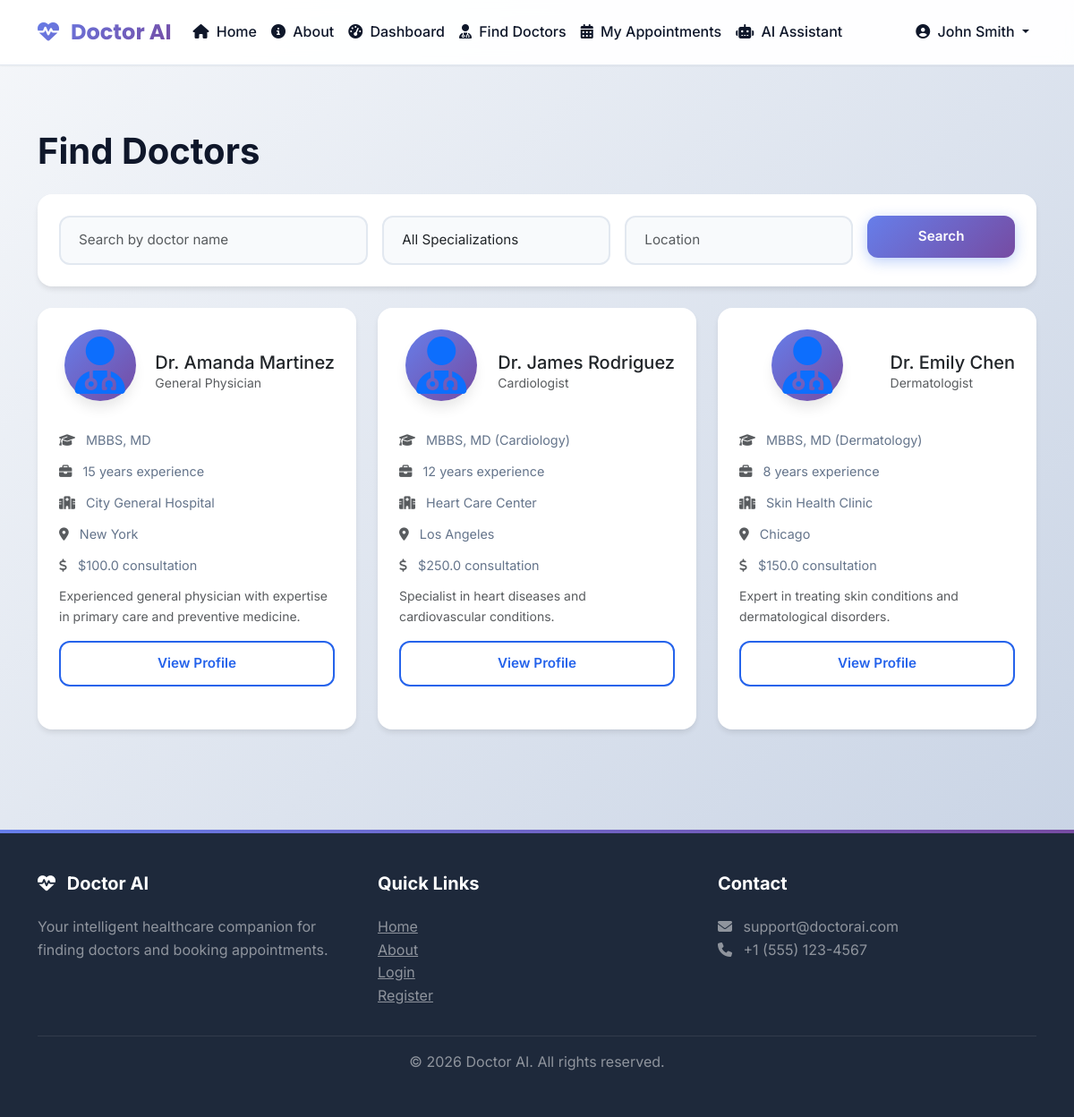
The page /patient/doctors (signed in) on the database its author committed.
### tables this page shows
CREATE TABLE doctors (
            doctor_id INTEGER PRIMARY KEY AUTOINCREMENT,
            user_id INTEGER UNIQUE NOT NULL,
            specialization TEXT NOT NULL,
            qualification TEXT,
            experience INTEGER,
            hospital TEXT,
            location TEXT,
            consultation_fee REAL,
            bio TEXT,
            is_verified BOOLEAN DEFAULT 0,
            FOREIGN KEY (user_id) REFERENCES users(user_id) ON DELETE CASCADE
        );

CREATE TABLE users (
            user_id INTEGER PRIMARY KEY AUTOINCREMENT,
            name TEXT NOT NULL,
            email TEXT UNIQUE NOT NULL,
            password_hash TEXT NOT NULL,
            role TEXT NOT NULL CHECK(role IN ('patient', 'doctor', 'admin')),
            phone TEXT,
            created_at TIMESTAMP DEFAULT CURRENT_TIMESTAMP
        );

### routes/patient.py (the view)
@bp.route('/doctors')
@login_required
def doctors():
    connection = None
    doctors_list = []
    specializations = []
    search_name = request.args.get('search', '')
    specialization = request.args.get('specialization', '')
    location = request.args.get('location', '')
    try:
        connection = get_db_connection()
        cursor = get_dict_cursor(connection)
        cursor.execute("SELECT DISTINCT specialization FROM doctors WHERE is_verified = 1")
        specializations = [row['specialization'] for row in cursor.fetchall()]
        query = """
            SELECT d.*, u.name, u.email, u.phone
            FROM doctors d
            JOIN users u ON d.user_id = u.user_id
            WHERE d.is_verified = 1
        """
        params = []
        if search_name:
            query += " AND u.name LIKE ?"
            params.append(f'%{search_name}%')
        if specialization:
            query += " AND d.specialization = ?"
            params.append(specialization)
        if location:
            query += " AND d.location LIKE ?"
            params.append(f'%{location}%')
        query += " ORDER BY d.experience DESC"
        cursor.execute(query, params)
        doctors_list = cursor.fetchall()
    except Exception as e:
        flash(f'Error loading doctors: {str(e)}', 'error')
    finally:
        if connection:
            close_db_connection(connection)
    return render_template('doctors.html',
                         doctors=doctors_list,
                         specializations=specializations,
                         search_name=search_name,
                         selected_specialization=specialization,
                         selected_location=location)

### database.py (called while the page is built, shortened)
def get_db_connection():
    try:
        if Config.DB_TYPE == 'sqlite' or not MYSQL_AVAILABLE:
            connection = sqlite3.connect(Config.DB_PATH)
            connection.row_factory = sqlite3.Row  # This makes rows behave like dictionaries
            return connection
    except Exception as e:
        print(f"Error connecting to database: {e}")
        raise Exception("Database connection failed. Please check your database configuration.")

def get_dict_cursor(connection):
    if Config.DB_TYPE == 'sqlite' or not MYSQL_AVAILABLE:
        return connection.cursor()
    else:
        return connection.cursor(dictionary=True)

def close_db_connection(connection):
    try:
        if Config.DB_TYPE == 'sqlite' or not MYSQL_AVAILABLE:
            if connection:
                connection.close()
        else:
            if connection and connection.is_connected():
                connection.close()
    except:
        pass

### routes/patient.py (called while the page is built)
def login_required(f):
    @wraps(f)
    def decorated_function(*args, **kwargs):
        if 'user_id' not in session:
            flash('Please login to access this page', 'error')
            return redirect(url_for('auth.login'))
        if session.get('role') != 'patient':
            flash('Access denied. Patient access only.', 'error')
            return redirect(url_for('auth.login'))
        return f(*args, **kwargs)
    return decorated_function

### templates/doctors.html (shortened to what this page needs)
{% extends "base.html" %}
{% block content %}
<div class="container py-5">
    <div class="row">
        <div class="col-lg-12">
            <h1 class="fw-bold mb-4">Find Doctors</h1>
            <div class="card mb-4">
                <div class="card-body">
                    <form method="GET" action="{{ url_for('patient.doctors') }}">
                        <div class="row g-3">
                            <div class="col-md-4">
                                <input type="text" class="form-control" name="search"
                                       placeholder="Search by doctor name" value="{{ search_name }}">
                            </div>
                            <div class="col-md-3">
                                <select class="form-select" name="specialization">
                                    <option value="">All Specializations</option>
                                </select>
                            </div>
                            <div class="col-md-3">
                                <input type="text" class="form-control" name="location"
                                       placeholder="Location" value="{{ selected_location }}">
                            </div>
                            <div class="col-md-2">
                                <button type="submit" class="btn btn-primary w-100">Search</button>
                            </div>
                        </div>
                    </form>
                </div>
            </div>
            {% if doctors %}
            <div class="row g-4">
                {% for doctor in doctors %}
                <div class="col-md-6 col-lg-4">
                    <div class="card h-100 doctor-card">
                        <div class="card-body">
                            <div class="d-flex align-items-center mb-3">
                                <div class="doctor-avatar">
                                    <i class="fas fa-user-md fa-2x text-primary"></i>
                                </div>
                                <div class="ms-3">
                                    <h5 class="card-title mb-0">{{ doctor.name }}</h5>
                                    <p class="text-muted small mb-0">{{ doctor.specialization }}</p>
                                </div>
                            </div>
                            <div class="doctor-details">
                                <p><i class="fas fa-graduation-cap text-muted"></i> {{ doctor.qualification }}</p>
                                <p><i class="fas fa-briefcase text-muted"></i> {{ doctor.experience }} years experience</p>
                                <p><i class="fas fa-hospital text-muted"></i> {{ doctor.hospital }}</p>
                                <p><i class="fas fa-map-marker-alt text-muted"></i> {{ doctor.location }}</p>
                                <p><i class="fas fa-dollar-sign text-muted"></i> ${{ doctor.consultation_fee }} consultation</p>
                            </div>
                            {% if doctor.bio %}
                            <p class="card-text small text-muted">{{ doctor.bio[:100] }}{% if doctor.bio|length > 100 %}...{% endif %}</p>
                            {% endif %}
                            <div class="mt-3">
                                <a href="{{ url_for('patient.doctor_profile', doctor_id=doctor.doctor_id) }}"
                                   class="btn btn-outline-primary w-100">View Profile</a>
                            </div>
                        </div>
                    </div>
                </div>
                {% endfor %}
            </div>
            {% endif %}
</div>
{% endblock %}

### templates/base.html (shortened to what this page needs)
<!DOCTYPE html>
<html lang="en">
<head>
    <link href="https://cdn.jsdelivr.net/npm/bootstrap@5.3.0/dist/css/bootstrap.min.css" rel="stylesheet">
    <link rel="stylesheet" href="https://cdnjs.cloudflare.com/ajax/libs/font-awesome/6.4.0/css/all.min.css">
    <link rel="stylesheet" href="{{ url_for('static', filename='css/style.css') }}">
</head>
<body>
    <nav class="navbar navbar-expand-lg">
        <div class="container">
            <a class="navbar-brand" href="{{ url_for('index') }}">
                <i class="fas fa-heartbeat me-2"></i> Doctor AI
            </a>
            <div class="collapse navbar-collapse" id="navbarNav">
                <ul class="navbar-nav me-auto">
                    <li class="nav-item">
                        <a class="nav-link" href="{{ url_for('index') }}">
                            <i class="fas fa-home me-1"></i> Home
                        </a>
                    </li>
                    <li class="nav-item">
                        <a class="nav-link" href="{{ url_for('about') }}">
                            <i class="fas fa-info-circle me-1"></i> About
                        </a>
                    </li>
                    {% if session.get('role') == 'patient' %}
                    <li class="nav-item">
                        <a class="nav-link" href="{{ url_for('patient.dashboard') }}">
                            <i class="fas fa-tachometer-alt me-1"></i> Dashboard
                        </a>
                    </li>
                    <li class="nav-item">
                        <a class="nav-link" href="{{ url_for('patient.doctors') }}">
                            <i class="fas fa-user-md me-1"></i> Find Doctors
                        </a>
                    </li>
                    <li class="nav-item">
                        <a class="nav-link" href="{{ url_for('patient.appointments') }}">
                            <i class="fas fa-calendar-alt me-1"></i> My Appointments
                        </a>
                    </li>
                    <li class="nav-item">
                        <a class="nav-link" href="{{ url_for('ai.assistant') }}">
                            <i class="fas fa-robot me-1"></i> AI Assistant
                        </a>
                    </li>
                    {% endif %}
                </ul>
                <ul class="navbar-nav">
                    {% if session.get('user_id') %}
                    <li class="nav-item dropdown">
                        <a class="nav-link dropdown-toggle" href="#" data-bs-toggle="dropdown">
                            <i class="fas fa-user-circle me-1"></i> {{ session.get('name', 'User') }}
                        </a>
                    </li>
                    {% endif %}
                </ul>
            </div>
        </div>
    </nav>
    <main class="fade-in">
        {% block content %}{% endblock %}
    </main>
    <footer>
        <div class="container">
            <div class="row">
                <div class="col-md-4">
                    <h5><i class="fas fa-heartbeat me-2"></i> Doctor AI</h5>
                    <p class="text-white-50">Your intelligent healthcare companion for finding doctors and booking appointments.</p>
                </div>
                <div class="col-md-4">
                    <h5>Quick Links</h5>
                    <ul class="list-unstyled">
                        <li><a href="{{ url_for('index') }}" class="text-white-50">Home</a></li>
                        <li><a href="{{ url_for('about') }}" class="text-white-50">About</a></li>
                        <li><a href="{{ url_for('auth.login') }}" class="text-white-50">Login</a></li>
                        <li><a href="{{ url_for('auth.register') }}" class="text-white-50">Register</a></li>
                    </ul>
                </div>
                <div class="col-md-4">
                    <h5>Contact</h5>
                    <p class="text-white-50">
                        <i class="fas fa-envelope me-2"></i> support@doctorai.com<br>
                        <i class="fas fa-phone me-2"></i> +1 (555) 123-4567
                    </p>
                </div>
            </div>
            <hr class="border-secondary">
            <p class="text-white-50 text-center mb-0">&copy; 2026 Doctor AI. All rights reserved.</p>
        </div>
    </footer>
</body>
</html>

### static/css/style.css (style rules this page uses)
:root { --primary-color: #2563eb; --primary-dark: #1e40af; --primary-light: #3b82f6; --secondary-color: #10b981; --accent-color: #8b5cf6; --success-color: #10b981; --warning-color: #f59e0b; --danger-color: #ef4444; --info-color: #06b6d4; --dark-color: #1e293b; --light-color: #f8fafc; --border-color: #e2e8f0; --text-primary: #0f172a; --text-secondary: #64748b; --shadow-sm: 0 1px 2px 0 rgba(0, 0, 0, 0.05); --shadow-md: 0 4px 6px -1px rgba(0, 0, 0, 0.1); --shadow-lg: 0 10px 15px -3px rgba(0, 0, 0, 0.1); --shadow-xl: 0 20px 25px -5px rgba(0, 0, 0, 0.1); --gradient-primary: linear-gradient(135deg, #667eea 0%, #764ba2 100%); --gradient-secondary: linear-gradient(135deg, #10b981 0%, #059669 100%); --gradient-accent: linear-gradient(135deg, #8b5cf6 0%, #6366f1 100%); --gradient-success: linear-gradient(135deg, #10b981 0%, #059669 100%); --gradient-info: linear-gradient(135deg, #06b6d4 0%, #0891b2 100%); --gradient-warning: linear-gradient(135deg, #f59e0b 0%, #d97706 100%); --gradient-danger: linear-gradient(135deg, #ef4444 0%, #dc2626 100%); }
* { margin: 0; padding: 0; box-sizing: border-box; }
body { font-family: 'Inter', -apple-system, BlinkMacSystemFont, 'Segoe UI', Roboto, sans-serif; background: linear-gradient(135deg, #f5f7fa 0%, #c3cfe2 100%); background-attachment: fixed; color: var(--text-primary); line-height: 1.6; min-height: 100vh; }
.navbar { background: rgba(255, 255, 255, 0.95); backdrop-filter: blur(10px); border-bottom: 1px solid var(--border-color); box-shadow: var(--shadow-sm); padding: 0.75rem 0; }
.navbar-brand { font-family: 'Poppins', sans-serif; font-weight: 700; font-size: 1.5rem; background: var(--gradient-primary); -webkit-background-clip: text; -webkit-text-fill-color: transparent; background-clip: text; }
.nav-link { font-weight: 500; color: var(--text-primary); padding: 0.5rem 1rem; border-radius: 8px; transition: all 0.3s ease; }
.card { border: none; border-radius: 16px; box-shadow: var(--shadow-md); margin-bottom: 1.5rem; background: white; transition: all 0.3s ease; overflow: hidden; }
.card-body { padding: 1.5rem; }
.doctor-card { border: none; border-radius: 16px; box-shadow: var(--shadow-md); transition: all 0.4s cubic-bezier(0.4, 0, 0.2, 1); background: white; overflow: hidden; position: relative; }
.doctor-card::after { content: ''; position: absolute; top: 0; left: 0; right: 0; bottom: 0; background: var(--gradient-primary); opacity: 0; transition: opacity 0.3s ease; pointer-events: none; }
.doctor-avatar { width: 80px; height: 80px; border-radius: 50%; background: var(--gradient-primary); display: flex; align-items: center; justify-content: center; color: white; font-size: 2rem; box-shadow: var(--shadow-lg); margin: 0 auto 1rem; }
.doctor-details p { margin-bottom: 0.75rem; font-size: 0.9rem; color: var(--text-secondary); }
.doctor-details i { color: var(--primary-color); margin-right: 0.5rem; }
.btn { border-radius: 12px; padding: 0.75rem 1.5rem; font-weight: 600; font-size: 0.95rem; transition: all 0.3s cubic-bezier(0.4, 0, 0.2, 1); border: none; position: relative; overflow: hidden; }
.btn::before { content: ''; position: absolute; top: 50%; left: 50%; width: 0; height: 0; border-radius: 50%; background: rgba(255, 255, 255, 0.3); transform: translate(-50%, -50%); transition: width 0.6s, height 0.6s; }
.btn-primary { background: var(--gradient-primary); color: white; box-shadow: 0 4px 15px rgba(37, 99, 235, 0.3); }
.btn-outline-primary { background: transparent; border: 2px solid var(--primary-color); color: var(--primary-color); }
.form-control, .form-select { border-radius: 12px; border: 2px solid var(--border-color); padding: 0.875rem 1.25rem; font-size: 0.95rem; transition: all 0.3s ease; background: var(--light-color); }
footer { background: var(--dark-color); color: white; padding: 3rem 0; margin-top: 4rem; position: relative; overflow: hidden; }
footer::before { content: ''; position: absolute; top: 0; left: 0; right: 0; height: 4px; background: var(--gradient-primary); }
footer h5 { font-weight: 700; margin-bottom: 1.5rem; color: white; }
footer a { color: rgba(255, 255, 255, 0.7); transition: color 0.3s ease; }
.fade-in { animation: fadeIn 0.6s ease-out; }
* { transition: background-color 0.3s ease, border-color 0.3s ease, color 0.3s ease; }

### rows shown on the page
doctors: name "Dr. Amanda Martinez", specialization "General Physician", qualification "MBBS, MD", experience "15", hospital "City General Hospital", location "New York", consultation_fee "100.0", bio "Experienced general physician with expertise in primary care and preventive medicine."
doctors: name "Dr. James Rodriguez", specialization "Cardiologist", qualification "MBBS, MD (Cardiology)", experience "12", hospital "Heart Care Center", location "Los Angeles", consultation_fee "250.0", bio "Specialist in heart diseases and cardiovascular conditions."
doctors: name "Dr. Emily Chen", specialization "Dermatologist", qualification "MBBS, MD (Dermatology)", experience "8", hospital "Skin Health Clinic", location "Chicago", consultation_fee "150.0", bio "Expert in treating skin conditions and dermatological disorders."

### other values the page prints
{{ session.get('name', 'User') }} "John Smith"
